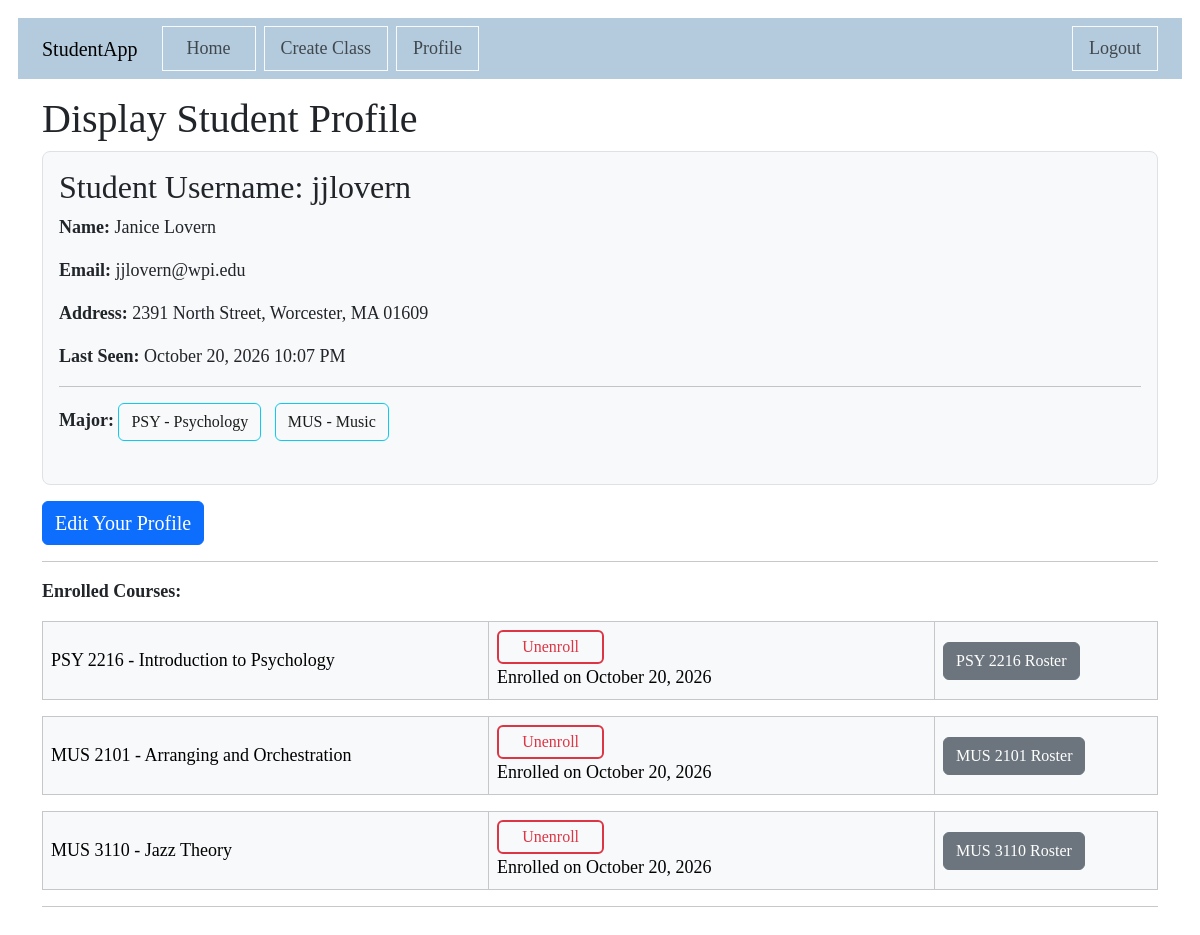
/student/profile (signed in), run on the app's committed database.
### app/main/models.py (models this page shows, shortened)
class Student(UserMixin, db.Model):
    id : sqlo.Mapped[int] = sqlo.mapped_column(primary_key=True)
    username : sqlo.Mapped[str] = sqlo.mapped_column(sqla.String(64), index = True, unique= True)
    password_hash : sqlo.Mapped[Optional[str]] = sqlo.mapped_column(sqla.String(256))
    firstname : sqlo.Mapped[str] = sqlo.mapped_column(sqla.String(100))
    lastname : sqlo.Mapped[str] = sqlo.mapped_column(sqla.String(100))
    address : sqlo.Mapped[str] = sqlo.mapped_column(sqla.String(256))
    email : sqlo.Mapped[str] = sqlo.mapped_column(sqla.String(120), index = True, unique = True)
    last_seen : sqlo.Mapped[Optional[datetime]] = sqlo.mapped_column(default = lambda : datetime.now(timezone.utc))
    majors_of_student : sqlo.WriteOnlyMapped['Major'] = sqlo.relationship(
        secondary=students_majors_table,
        primaryjoin= (students_majors_table.c.student_id == id),
        back_populates= 'students_in_major'
    )
    enrollments : sqlo.WriteOnlyMapped['Enrolled'] = sqlo.relationship(back_populates = 'student_enrolled')
    def get_username(self):
        return self.username
    def get_firstname(self):
        return self.firstname
    def get_lastname(self):
        return self.lastname
    def get_email(self):
        return self.email
    def get_address(self):
        return self.address
    def get_last_seen_date(self):
        return self.last_seen
    def get_majors(self):
        query = self.majors_of_student.select()
        return db.session.scalars(query).all()
    def is_enrolled(self,new_class):
        result = db.session.scalars(self.enrollments.select().where(Enrolled.course_id == new_class.id)).first()
        return result is not None
    def enrolled_courses(self):
        return db.session.scalars(self.enrollments.select()).all()
    def get_enrollment_date(self, the_class):
        if self.is_enrolled(the_class):
            cur_enrollment = db.session.scalars(self.enrollments.select().where(Enrolled.course_id == the_class.id)).first()
            return cur_enrollment.enroll_date
        else:
            return None

class Major(db.Model):
    id : sqlo.Mapped[int] = sqlo.mapped_column(primary_key=True)
    name : sqlo.Mapped[str] = sqlo.mapped_column(sqla.String(20))
    department : sqlo.Mapped[str] = sqlo.mapped_column(sqla.String(150))
    courses : sqlo.WriteOnlyMapped['Course'] = sqlo.relationship(back_populates = 'major')
    students_in_major : sqlo.WriteOnlyMapped['Student'] = sqlo.relationship(
        secondary=students_majors_table,
        primaryjoin= (students_majors_table.c.major_id == id),
        back_populates= 'majors_of_student'
    )
    def get_name(self):
        return self.name
    def get_department(self):
        return self.department

class Course(db.Model):
    id : sqlo.Mapped[int] = sqlo.mapped_column(primary_key=True)
    majorid : sqlo.Mapped[int] = sqlo.mapped_column(sqla.ForeignKey(Major.id), index = True)
    coursenum : sqlo.Mapped[str] = sqlo.mapped_column(sqla.String(4), index = True)
    title : sqlo.Mapped[str] = sqlo.mapped_column(sqla.String(150))
    major : sqlo.Mapped[Major] = sqlo.relationship(back_populates = 'courses')
    roster : sqlo.WriteOnlyMapped['Enrolled'] = sqlo.relationship(back_populates = 'course_enrolled')
    def get_coursenum(self):
        return self.coursenum
    def get_title(self):
        return self.title
    def get_major(self):
        return self.major

class Enrolled(db.Model):
    student_id: sqlo.Mapped[int] = sqlo.mapped_column(sqla.ForeignKey(Student.id), primary_key=True)
    course_id: sqlo.Mapped[int] = sqlo.mapped_column(sqla.ForeignKey(Course.id), primary_key=True)
    enroll_date: sqlo.Mapped[Optional[datetime]] = sqlo.mapped_column(default = lambda : datetime.now(timezone.utc))
    student_enrolled : sqlo.Mapped[Student] = sqlo.relationship(back_populates = 'enrollments')
    course_enrolled : sqlo.Mapped[Course] = sqlo.relationship(back_populates = 'roster')
    def get_course(self):
        return self.course_enrolled

### app/main/routes.py (the view)
@main.route('/student/profile', methods=['GET'])
@login_required
def display_profile():
    empty_form = EmptyForm()
    return render_template('display_profile.html', title = "Display Profile", student = current_user, form = empty_form)

### app/main/forms.py
class EmptyForm(FlaskForm):
    submit = SubmitField('Submit')

### app/main/models.py (called while the page is built)
@login.user_loader
def load_user(id):
    return db.session.get(Student, int(id))

### studentApp.py (called while the page is built)
@app.before_request
def before_request():
    if current_user.is_authenticated:
        current_user.last_seen = datetime.now(timezone.utc)
        db.session.add(current_user)
        db.session.commit()

@app.before_request
def initDB(*args, **kwargs):
    if app._got_first_request:
        db.create_all()

### app/main/templates/display_profile.html (shortened to what this page needs)
{% extends "base.html" %}
{% block content %}
    <h1>Display Student Profile</h1>
    <div class="border rounded-3 bg-light p-3">
        <h2> Student Username: {{student.get_username()}}</h2>
        <p> <b>Name:</b> {% if student.get_firstname() %} {{student.get_firstname()}} {% endif %}
                        {% if student.get_lastname() %}{{student.get_lastname()}} {% endif %}</p>
        <p> <b>Email:</b> {% if student.get_email() %}{{student.get_email()}} {% endif %}</p>
        <p> <b>Address:</b> {% if student.get_address() %}{{student.get_address()}} {% endif %}</p>
        <p> <b>Last Seen:</b> {% if student.get_last_seen_date() %}{{moment(student.get_last_seen_date()).format('LLL')}}{% endif %}</p>
        <hr>
        {% if student.get_majors(): %}
            <b>Major: </b>
            {% for major in student.get_majors(): %}
                <a href="{{url_for('main.get_students_in_major', major_id = major.id)}}" class="btn btn-outline-info">{{major.get_name()}} - {{major.get_department()}}</a>
            {% endfor %}
            <br><br>
        {% else %}
            <p style="color: crimson;">Student is not associated with any majors!</p>
            <br><br>
        {% endif %}
    </div>
    {% if student.id == current_user.id%}
        <p><a href="{{url_for('main.edit_profile')}}" class="btn btn-primary mt-3 fs-5">Edit Your Profile</a></p>
    {% endif %}
    <hr class="solid">
    {% if student.enrolled_courses(): %}
        <p><b>Enrolled Courses: </b></p>
        {% for enrollment in student.enrolled_courses() %}
            {% set course = enrollment.get_course() %}
            {% include '_course.html' %}
        {% endfor %}
    {% else %}
        <p>Student is not enrolled in any courses!</p>
    {% endif %}
    <hr>
{% endblock %}

### app/main/templates/base.html (shortened to what this page needs)
<!doctype html>
<html lang="en">
  <head>
    <link
        href="https://cdn.jsdelivr.net/npm/bootstrap@5.3.2/dist/css/bootstrap.min.css"
        rel="stylesheet"
>
    <link rel="stylesheet" href="{{ url_for('static', filename='css/main.css') }}">
  </head>
  <body>
    <nav class="navbar navbar-light navbar-expand-lg" style="background-color: #b4cbdd;">
        <div class="container">
          <a class="navbar-brand" href="{{ url_for('main.index') }}">StudentApp</a>
          <div class="collapse navbar-collapse" id="navbarSupportedContent">
            <ul class="navbar-nav me-auto mb-2 mb-lg-0">
              <li class="nav-item border border-light px-3 ms-2 ">
                <a class="nav-link" aria-current="page" href="{{ url_for('main.index') }}">Home</a>
              </li>
              {% if not current_user.is_anonymous %}
              <li class="nav-item border border-light px-2 ms-2 ">
                <a class="nav-link" aria-current="page" href="{{ url_for('main.createclass') }}">Create Class</a>
              </li>
              <li class="nav-item border border-light px-2 ms-2 " >
                <a class="nav-link" aria-current="page" href="{{ url_for('main.display_profile') }}">Profile</a>
              </li>
              {% endif %}
            </ul>
            <ul class="navbar-nav mb-2 mb-lg-0">
              {% if current_user.is_anonymous %}
              <li class="nav-item border border-light px-2 ms-2">
                <a class="nav-link" aria-current="page" href="{{ url_for('auth.register') }}">Register</a>
              </li>
              <li class="nav-item border border-light px-2 ms-2">
                <a class="nav-link" aria-current="page" href="{{ url_for('auth.login') }}">Login</a>
              </li>
              {% else %}
              <li class="nav-item border border-light px-2 ms-2">
                <a class="nav-link" aria-current="page" href="{{ url_for('auth.logout') }}">Logout</a>
              </li>
              {% endif %}
            </ul>
          </div>
        </div>
      </nav>
    <div class="container mt-3">
      {% block content %}{% endblock %}
    </div>
</body>
</html>

### app/main/templates/_course.html (shortened to what this page needs)
{% import 'bootstrap_wtf.html' as wtf %}
<table class="table table-light table-hover table-bordered border-3 align-middle">
    <tr>
            <td width = "40%"> {{course.get_major().get_name()}} {{course.get_coursenum()}} - {{course.get_title()}} </td>
            <td width = "40%">
                {% if current_user.is_enrolled(course) == False %}
               <form action="{{url_for('main.enroll', course_id = course.id)}}" method = "POST">
                    {{form.hidden_tag()}}
                    {{form.submit(value='Enroll', class='btn btn-outline-success border-2 col-3')}}
               </form>
               {% else %}
               <form action="{{url_for('main.unenroll', course_id = course.id)}}" method = "POST">
                    {{form.submit(value='Unenroll', class='btn btn-outline-danger border-2 col-3')}}
               </form>
               Enrolled on {{moment(current_user.get_enrollment_date(course)).format('LL')}}
               {% endif %}
            </td>
            <td width = "20%">
                <button class="btn btn-secondary col-15" onclick = "get_roster({{course.id}})">{{course.get_major().get_name()}} {{course.get_coursenum()}} Roster </button>
            </td>
    </tr>
</table>

### app/static/css/main.css (style rules this page uses)
body { margin: 0; padding: 1em; font-family: Tahoma; font-size : 18px; }
.btn-outline-info { color: #1a1b1b }
.btn-outline-success, .btn-outline-danger { white-space: normal; padding: 3px 0px 3px 0px; }

### data on the page
Student: get_username "jjlovern", get_firstname "Janice", get_lastname "Lovern", get_email "jjlovern@wpi.edu", get_address "2391 North Street, Worcester, MA 01609", last_seen "October 20, 2026 10:07 PM"
Major: get_name "PSY", get_department "Psychology", get_major "PSY"
Major: get_name "MUS", get_department "Music", get_major "MUS"
Enrolled: enroll_date "October 20, 2026"
Course: get_coursenum "2216", get_title "Introduction to Psychology"
Enrolled: enroll_date "October 20, 2026"
Course: get_coursenum "2101", get_title "Arranging and Orchestration"
Enrolled: enroll_date "October 20, 2026"
Course: get_coursenum "3110", get_title "Jazz Theory"
